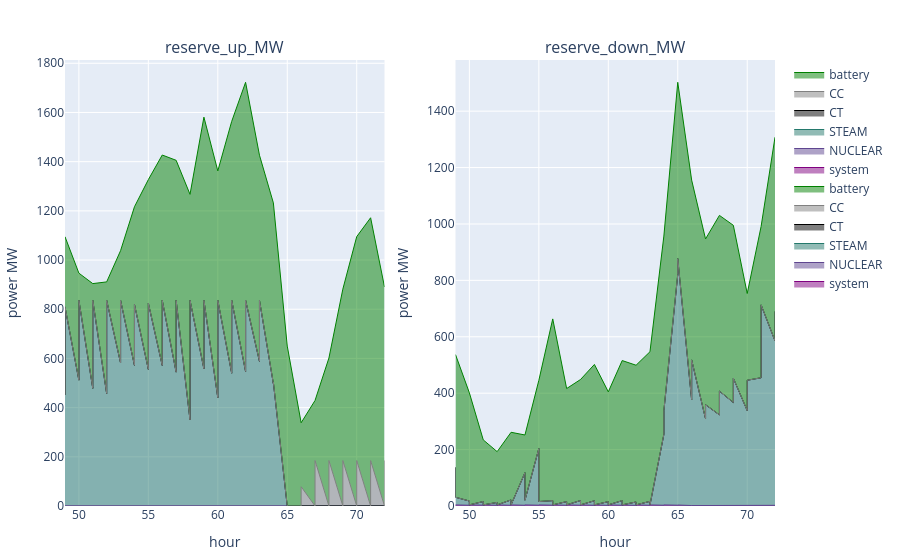

Notebook source saved alongside this figure:
### Code cell
if !dissagregate_by_battery
    p2 = plot_reserve(reserve_uc)
else
    p1 = plot_reserve_by_fieldy(s_uc.reserve[(s_uc.reserve.configuration .== config_) .&  (s_uc.reserve.day .== day_) .&  (s_uc.reserve.resource .== "battery"),:], :reserve_up_MW, :r_id)
    p2 = plot_reserve_by_fieldy(s_uc.reserve[(s_uc.reserve.configuration .== config_) .&  (s_uc.reserve.day .== day_) .&  (s_uc.reserve.resource .== "battery"),:], :reserve_down_MW, :r_id)
    [p1 p2]
end

### Figure 1 — Plotly figure (JSON) as saved in the notebook; plotly's stock layout.template omitted (floating-point values rounded to 4 significant figures)
{"data": [{"line": {"color": "purple", "shape": "line", "width": 1}, "mode": "lines", "name": "system", "stackgroup": 1, "type": "scatter", "x": [49, 50, 51, 52, 53, 54, 55, 56, 57, 58, 59, 60, 61, 62, 63, 64, 65, 66, 67, 68, 69, 70, 71, 72, 49, 50, 51, 52, 53, 54, 55, 56, 57, 58, 59, 60, 61, 62, 63, 64, 65, 66, 67, 68, 69, 70, 71, 72], "xaxis": "x1", "y": [null, null, null, null, null, null, null, null, null, null, null, null, null, null, null, null, null, null, null, null, null, null, null, null, null, null, null, null, null, null, null, null, null, null, null, null, null, null, null, null, null, null, null, null, null, null, null, null], "yaxis": "y1"}, {"line": {"color": "rgba(95, 70, 144, 1)", "shape": "line", "width": 1}, "mode": "lines", "name": "NUCLEAR", "stackgroup": 1, "type": "scatter", "x": [49, 50, 51, 52, 53, 54, 55, 56, 57, 58, 59, 60, 61, 62, 63, 64, 65, 66, 67, 68, 69, 70, 71, 72, 49, 50, 51, 52, 53, 54, 55, 56, 57, 58, 59, 60, 61, 62, 63, 64, 65, 66, 67, 68, 69, 70, 71, 72], "xaxis": "x1", "y": [9.799e-12, 9.801e-12, 9.801e-12, 9.801e-12, 9.801e-12, 9.799e-12, 9.799e-12, 9.801e-12, 9.801e-12, 9.801e-12, 9.801e-12, 9.801e-12, 9.801e-12, 9.801e-12, 9.801e-12, 9.094e-12, 7.332e-12, 7.332e-12, 7.332e-12, 7.332e-12, 7.332e-12, 7.332e-12, 7.332e-12, 7.332e-12, 2.747e-11, 2.747e-11, 2.747e-11, 2.747e-11, 2.747e-11, 2.747e-11, 2.747e-11, 2.747e-11, 2.747e-11, 2.747e-11, 2.747e-11, 2.747e-11, 2.747e-11, 2.747e-11, 2.747e-11, 2.549e-11, 2.16e-11, 2.055e-11, 2.056e-11, 2.16e-11, 2.16e-11, 2.16e-11, 2.16e-11, 2.16e-11], "yaxis": "y1"}, {"line": {"color": "rgba(36, 121, 108, 1)", "shape": "line", "width": 1}, "mode": "lines", "name": "STEAM", "stackgroup": 1, "type": "scatter", "x": [49, 50, 51, 52, 53, 54, 55, 56, 57, 58, 59, 60, 61, 62, 63, 64, 65, 66, 67, 68, 69, 70, 71, 72, 49, 50, 51, 52, 53, 54, 55, 56, 57, 58, 59, 60, 61, 62, 63, 64, 65, 66, 67, 68, 69, 70, 71, 72], "xaxis": "x1", "y": [451.9, 511.7, 478.5, 457.4, 581.7, 571.9, 555.5, 571.7, 544.4, 349.7, 557.5, 440.1, 540.0, 546.9, 588.2, 497.9, 3.423e-10, 3.423e-10, 3.423e-10, 3.423e-10, 3.423e-10, 3.423e-10, 3.423e-10, 3.423e-10, 809.3, 836.4, 836.3, 836.3, 836.4, 819.9, 824.5, 836.4, 836.3, 836.4, 836.4, 836.4, 836.5, 836.4, 836.5, 503.0, 1.328e-09, 9.593e-10, 9.61e-10, 1.328e-09, 1.328e-09, 1.328e-09, 1.328e-09, 1.328e-09], "yaxis": "y1"}, {"line": {"color": "black", "shape": "line", "width": 1}, "mode": "lines", "name": "CT", "stackgroup": 1, "type": "scatter", "x": [49, 50, 51, 52, 53, 54, 55, 56, 57, 58, 59, 60, 61, 62, 63, 64, 65, 66, 67, 68, 69, 70, 71, 72, 49, 50, 51, 52, 53, 54, 55, 56, 57, 58, 59, 60, 61, 62, 63, 64, 65, 66, 67, 68, 69, 70, 71, 72], "xaxis": "x1", "y": [0, 0, 0, 0, 0, 0, 0, 0, 0, 0, 0, 0, 0, 0, 0, 0, 0, 0, 0, 0, 0, 0, 0, 0, 0, 0, 0, 0, 0, 0, 0, 0, 0, 0, 0, 0, 0, 0, 0, 0, 0, 0, 0, 0, 0, 0, 0, 0], "yaxis": "y1"}, {"line": {"color": "grey", "shape": "line", "width": 1}, "mode": "lines", "name": "CC", "stackgroup": 1, "type": "scatter", "x": [49, 50, 51, 52, 53, 54, 55, 56, 57, 58, 59, 60, 61, 62, 63, 64, 65, 66, 67, 68, 69, 70, 71, 72, 49, 50, 51, 52, 53, 54, 55, 56, 57, 58, 59, 60, 61, 62, 63, 64, 65, 66, 67, 68, 69, 70, 71, 72], "xaxis": "x1", "y": [0, 0, 0, 0, 0, 0, 0, 0, 0, 0, 0, 0, 0, 0, 0, 0, 0, 0, 0, 0, 0, 0, 0, 0, 0, 0, 0, 0, 0, 0, 0, 0, 0, 0, 0, 0, 0, 0, 0, 0, 0, 78.31, 184.9, 184.9, 184.9, 184.9, 184.9, 184.9], "yaxis": "y1"}, {"line": {"color": "green", "shape": "line", "width": 1}, "mode": "lines", "name": "battery", "stackgroup": 1, "type": "scatter", "x": [49, 50, 51, 52, 53, 54, 55, 56, 57, 58, 59, 60, 61, 62, 63, 64, 65, 66, 67, 68, 69, 70, 71, 72, 49, 50, 51, 52, 53, 54, 55, 56, 57, 58, 59, 60, 61, 62, 63, 64, 65, 66, 67, 68, 69, 70, 71, 72], "xaxis": "x1", "y": [643.0, 435.0, 425.7, 453.8, 456.4, 644.7, 771.5, 855.3, 861.2, 917.4, 1024.0, 922.2, 1024.0, 1176.0, 838.0, 734.5, 650.1, 338.3, 429.1, 601.7, 881.7, 1095.0, 1172.0, 890.5, 285.6, 110.3, 67.92, 74.81, 201.7, 396.7, 502.5, 590.6, 569.2, 430.7, 744.7, 526.0, 727.3, 886.2, 589.7, 729.4, 650.1, 260.0, 244.2, 416.8, 696.8, 910.3, 987.1, 705.6], "yaxis": "y1"}, {"line": {"color": "purple", "shape": "line", "width": 1}, "mode": "lines", "name": "system", "stackgroup": 1, "type": "scatter", "x": [49, 50, 51, 52, 53, 54, 55, 56, 57, 58, 59, 60, 61, 62, 63, 64, 65, 66, 67, 68, 69, 70, 71, 72, 49, 50, 51, 52, 53, 54, 55, 56, 57, 58, 59, 60, 61, 62, 63, 64, 65, 66, 67, 68, 69, 70, 71, 72], "xaxis": "x2", "y": [null, null, null, null, null, null, null, null, null, null, null, null, null, null, null, null, null, null, null, null, null, null, null, null, null, null, null, null, null, null, null, null, null, null, null, null, null, null, null, null, null, null, null, null, null, null, null, null], "yaxis": "y2"}, {"line": {"color": "rgba(95, 70, 144, 1)", "shape": "line", "width": 1}, "mode": "lines", "name": "NUCLEAR", "stackgroup": 1, "type": "scatter", "x": [49, 50, 51, 52, 53, 54, 55, 56, 57, 58, 59, 60, 61, 62, 63, 64, 65, 66, 67, 68, 69, 70, 71, 72, 49, 50, 51, 52, 53, 54, 55, 56, 57, 58, 59, 60, 61, 62, 63, 64, 65, 66, 67, 68, 69, 70, 71, 72], "xaxis": "x2", "y": [2.016, 2.614, 2.974, 2.528, 2.453, 2.537, 2.862, 2.843, 2.588, 2.692, 2.478, 2.178, 2.643, 2.055, 2.527, 2.693, 2.86, 1.565, 1.65, 1.616, 1.918, 1.709, 1.64, 1.675, 4.0, 4.0, 4.0, 4.0, 4.0, 4.0, 4.0, 4.0, 4.0, 4.0, 4.0, 4.0, 4.0, 4.0, 4.0, 4.0, 3.506, 2.054, 1.859, 2.01, 2.396, 2.307, 2.116, 2.409], "yaxis": "y2"}, {"line": {"color": "rgba(36, 121, 108, 1)", "shape": "line", "width": 1}, "mode": "lines", "name": "STEAM", "stackgroup": 1, "type": "scatter", "x": [49, 50, 51, 52, 53, 54, 55, 56, 57, 58, 59, 60, 61, 62, 63, 64, 65, 66, 67, 68, 69, 70, 71, 72, 49, 50, 51, 52, 53, 54, 55, 56, 57, 58, 59, 60, 61, 62, 63, 64, 65, 66, 67, 68, 69, 70, 71, 72], "xaxis": "x2", "y": [134.7, 15.08, 12.92, 10.12, 19.15, 115.6, 201.2, 16.17, 12.87, 16.69, 16.11, 13.31, 16.38, 12.25, 13.95, 251.3, 817.8, 375.2, 307.8, 321.5, 365.0, 336.6, 453.0, 583.8, 26.94, 0.003015, 0.008268, 0.006447, 0.00254, 16.56, 11.9, 0.00897, 0.009605, 0.008272, 0.009511, 0.007975, 0.008989, 0.007912, 0.009706, 333.8, 873.7, 515.9, 357.3, 405.3, 450.8, 443.6, 711.1, 687.0], "yaxis": "y2"}, {"line": {"color": "black", "shape": "line", "width": 1}, "mode": "lines", "name": "CT", "stackgroup": 1, "type": "scatter", "x": [49, 50, 51, 52, 53, 54, 55, 56, 57, 58, 59, 60, 61, 62, 63, 64, 65, 66, 67, 68, 69, 70, 71, 72, 49, 50, 51, 52, 53, 54, 55, 56, 57, 58, 59, 60, 61, 62, 63, 64, 65, 66, 67, 68, 69, 70, 71, 72], "xaxis": "x2", "y": [0, 0, 0, 0, 0, 0, 0, 0, 0, 0, 0, 0, 0, 0, 0, 0, 0, 0, 0, 0, 0, 0, 0, 0, 0, 0, 0, 0, 0, 0, 0, 0, 0, 0, 0, 0, 0, 0, 0, 0, 0, 0, 0, 0, 0, 0, 0, 0], "yaxis": "y2"}, {"line": {"color": "grey", "shape": "line", "width": 1}, "mode": "lines", "name": "CC", "stackgroup": 1, "type": "scatter", "x": [49, 50, 51, 52, 53, 54, 55, 56, 57, 58, 59, 60, 61, 62, 63, 64, 65, 66, 67, 68, 69, 70, 71, 72, 49, 50, 51, 52, 53, 54, 55, 56, 57, 58, 59, 60, 61, 62, 63, 64, 65, 66, 67, 68, 69, 70, 71, 72], "xaxis": "x2", "y": [0, 0, 0, 0, 0, 0, 0, 0, 0, 0, 0, 0, 0, 0, 0, 0, 0, 0, 0, 0, 0, 0, 0, 0, 0, 0, 0, 0, 0, 0, 0, 0, 0, 0, 0, 0, 0, 0, 0, 0, 0, 2.605e-10, 2.598e-10, 1.847e-10, 1.847e-10, 1.847e-10, 1.847e-10, 1.847e-10], "yaxis": "y2"}, {"line": {"color": "green", "shape": "line", "width": 1}, "mode": "lines", "name": "battery", "stackgroup": 1, "type": "scatter", "x": [49, 50, 51, 52, 53, 54, 55, 56, 57, 58, 59, 60, 61, 62, 63, 64, 65, 66, 67, 68, 69, 70, 71, 72, 49, 50, 51, 52, 53, 54, 55, 56, 57, 58, 59, 60, 61, 62, 63, 64, 65, 66, 67, 68, 69, 70, 71, 72], "xaxis": "x2", "y": [400.3, 383.4, 218.4, 180.0, 239.7, 133.6, 241.6, 644.4, 400.9, 429.1, 483.3, 389.3, 496.7, 484.8, 530.5, 703.2, 681.7, 778.8, 637.3, 707.3, 628.3, 415.2, 536.7, 722.2, 506.0, 397.1, 230.3, 188.7, 257.3, 231.2, 429.7, 659.4, 412.4, 444.5, 497.9, 400.8, 511.7, 495.1, 543.0, 619.4, 625.1, 637.6, 587.6, 623.1, 542.0, 307.6, 278.2, 618.2], "yaxis": "y2"}], "layout": {"annotations": [{"font": {"size": 16}, "showarrow": false, "text": "reserve_up_MW", "x": 0.225, "xanchor": "center", "xref": "paper", "y": 1, "yanchor": "bottom", "yref": "paper"}, {"font": {"size": 16}, "showarrow": false, "text": "reserve_down_MW", "x": 0.775, "xanchor": "center", "xref": "paper", "y": 1, "yanchor": "bottom", "yref": "paper"}], "margin": {"b": 50, "l": 50, "r": 50, "t": 60}, "xaxis1": {"anchor": "y1", "domain": [0, 0.45], "title": {"text": "hour"}}, "xaxis2": {"anchor": "y2", "domain": [0.55, 1], "title": {"text": "hour"}}, "yaxis1": {"anchor": "x1", "domain": [0, 1], "title": {"text": "power MW"}}, "yaxis2": {"anchor": "x2", "domain": [0, 1], "title": {"text": "power MW"}}}}
